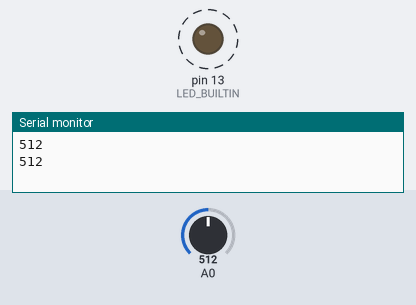
Simulated run of this sketch. Board: Arduino Uno, built with avr-gcc and run on an emulated ATmega328P. On the bench: output pins drawn as LEDs (lit = HIGH), the last lines printed to the serial monitor. Dashed ring = blinking. Inputs (shaded band) come from the test bench; at power-on: A0 = 512.

Above: at 1.8 s.
1.9 s: A0 set to 306
At 2.2 s:
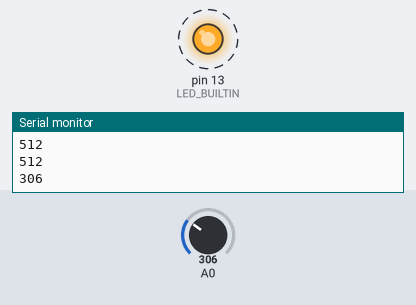
5.4 s: A0 set to 122
At 5.56 s:
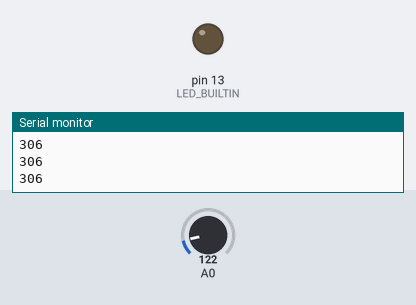
Timing chart, 0 to 14.9 s (numbered marks = the images above; inputs shaded):
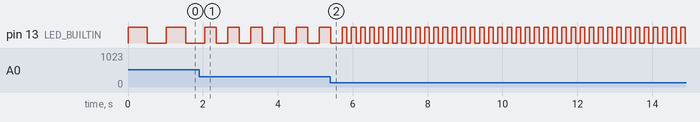

The sketch:

Controlando_a_velocidade_do_pisca-pisca.ino
```cpp
// C++ code
//
int ValorLido = 0;

void setup()
{
  pinMode(A0, INPUT);
  Serial.begin(9600);
  pinMode(LED_BUILTIN, OUTPUT);
}

void loop()
{
  ValorLido = analogRead(A0);
  Serial.println(ValorLido);
  digitalWrite(LED_BUILTIN, HIGH);
  delay(ValorLido); // Wait for ValorLido millisecond(s)
  digitalWrite(LED_BUILTIN, LOW);
  delay(ValorLido); // Wait for ValorLido millisecond(s)
}
```

Measured:
- after the input at 1.9 s, pin 13 (LED_BUILTIN): alternates HIGH for 0.31 s and LOW for 0.31 s, starting after 0.46 s
- by itself, pin 13 (LED_BUILTIN): alternates HIGH for 0.51 s and LOW for 0.51 s
